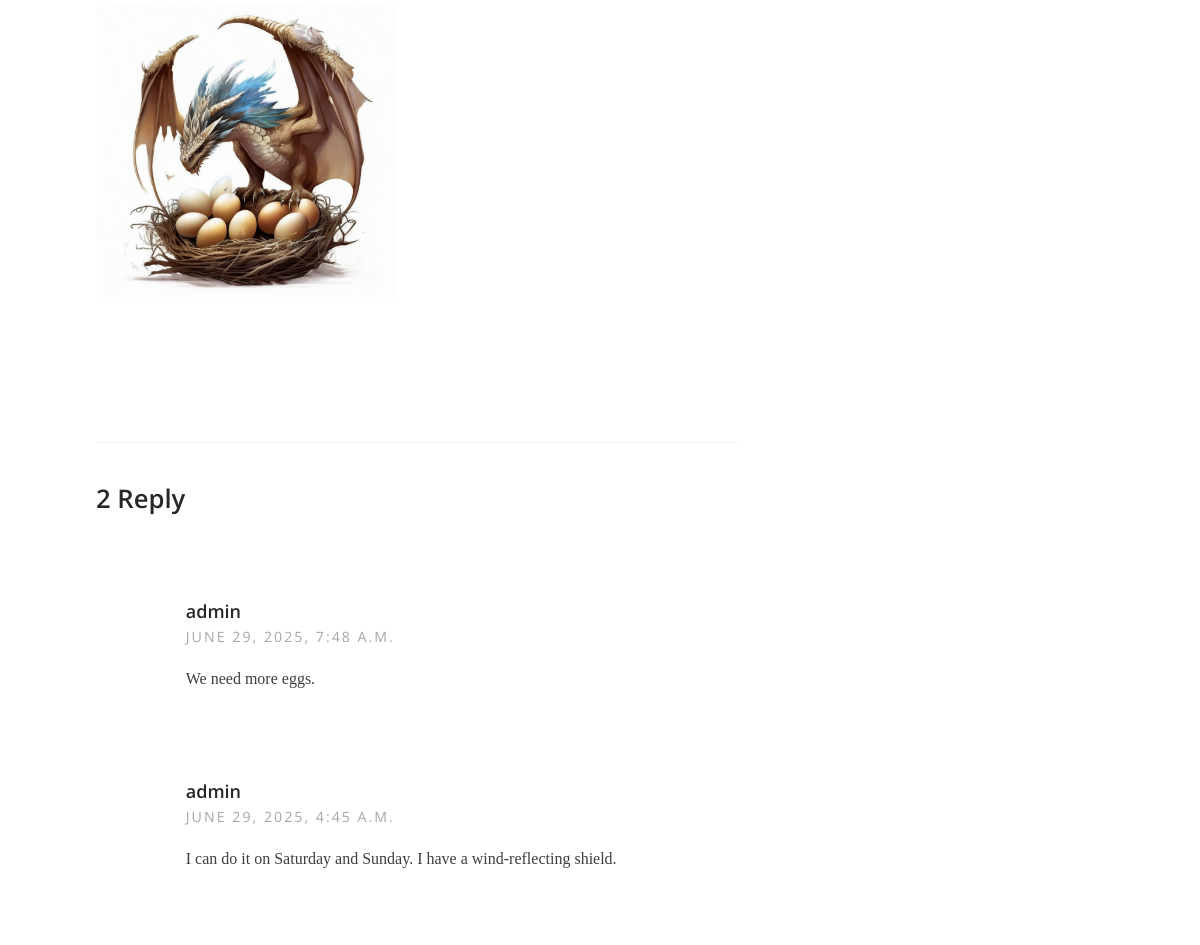
/ad/12/ (middle part), run on an earlier commit of the app's database.
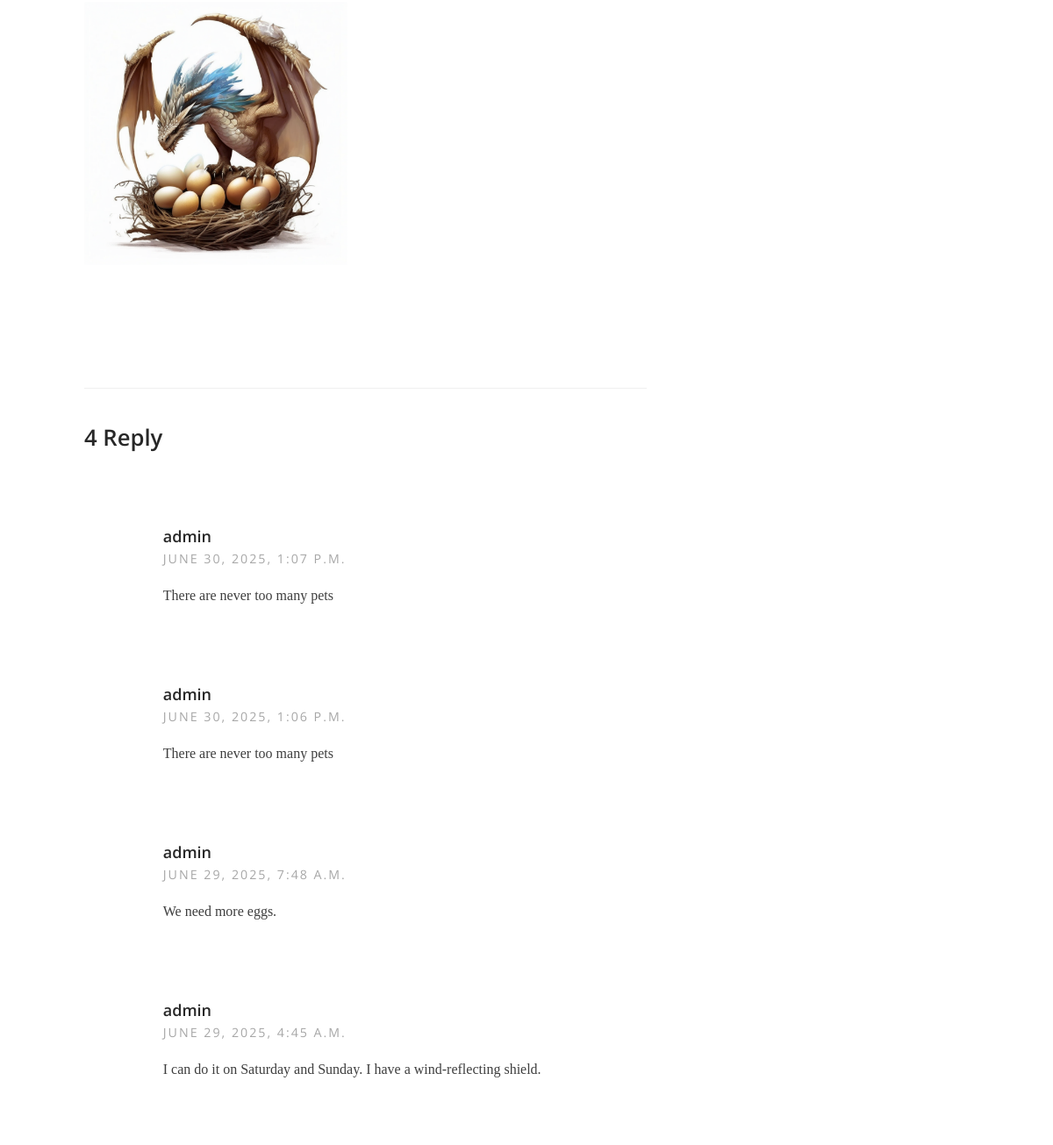
And on a later commit of the database.
### ad/models.py (models this page shows, shortened)
class Advertisement(models.Model):
    user = models.ForeignKey(User, on_delete=models.CASCADE)
    title = models.CharField(max_length=50)
    content = RichTextUploadingField(verbose_name='Content')
    category = models.CharField(choices=ADVERTISEMENT_CATEGORY_CHOICES, default="TK")
    creation_date = models.DateTimeField(auto_now_add=True)
    update_date = models.DateTimeField(auto_now=True)
    class Meta:
        ordering = ['-creation_date']

class Reply(models.Model):
    advertisement = models.ForeignKey(Advertisement, on_delete=models.CASCADE, default=1)
    user = models.ForeignKey(User, on_delete=models.CASCADE)
    content = models.TextField()
    accept = models.BooleanField(default=False)
    creation_date = models.DateTimeField(auto_now_add=True)
    update_date = models.DateTimeField(auto_now=True)
    class Meta:
        ordering = ['-creation_date']

class User(AbstractUser):
    authentication_code = models.IntegerField(null=True, blank=True)
    def __str__(self):
        return self.username

### ad/views.py (the view)
# urls.py: path('ad/<int:pk>/', advertisement_detail, name='ad-detail'),
def advertisement_detail(request, pk):
    ad = get_object_or_404(Advertisement, pk=pk)
    if request.method == 'POST':
        form = ReplyForm(request.POST)
        if form.is_valid():
            reply = form.save(commit=False)
            reply.advertisement = ad
            reply.user = request.user
            reply.save()
            messages.success(request, 'The reply has been created.')
            notify_reply_added(reply.pk)
            return redirect('ad-detail', pk=ad.pk)
    else:
        form = ReplyForm()
    replies = ad.reply_set.all()
    return render(request, 'ad.html', {
        'ad': ad,
        'form': form,
        'replies': replies,
    })

### templates/ad.html (shortened to what this page needs)
<html class="no-js" lang="en">
<head>
    {% load static %}
    <link rel="stylesheet" href="{% static 'css/base.css' %}">
    <link rel="stylesheet" href="{% static 'css/main.css' %}">
</head>
<body id="top" class="ss-single">
    <div class="s-content">
        <div class="row">
            <div id="main" class="s-content__main large-8 column">
                <article class="entry">
                    <div class="entry__content">
                        <p class="lead">
                            {{ ad.content|safe }}
                        </p>
                    </div>
                </article>
                <div class="comments-wrap">
                    <div id="comments">
                        <h3>{{ ad.reply_set.count }} Reply</h3>
                        {% for reply in replies %}
                            <ol class="commentlist">
                                <li class="depth-1 comment">
                                    <div class="comment__content">
                                        <div class="comment__info">
                                            <div class="comment__author">{{ reply.user }}</div>
                                            <div class="comment__meta">
                                                <div class="comment__time">{{ reply.update_date }}</div>
                                            </div>
                                        </div>
                                        <div class="comment__text">
                                            <p>{{ reply.content }}</p>
                                        </div>
                                    </div>
                                </li>
                            </ol>
                        {% endfor %}
                    </div>
                </div>
            </div>
        </div>
    </div>
</body>
</html>

### static/css/base.css (style rules this page uses)
html { line-height: 1.15; -webkit-text-size-adjust: 100%; }
body { margin: 0; }
img { border-style: none; }
html { font-size: 62.5%; -webkit-box-sizing: border-box; box-sizing: border-box; }
*, *::before, *::after { -webkit-box-sizing: inherit; box-sizing: inherit; }
body { font-weight: normal; line-height: 1; word-wrap: break-word; -moz-font-smoothing: grayscale; -moz-osx-font-smoothing: grayscale; -webkit-font-smoothing: antialiased; -webkit-overflow-scrolling: touch; -webkit-text-size-adjust: none; }
svg, img, video embed, iframe, object { max-width: 100%; height: auto; }
div, dl, dt, dd, ul, ol, li, h1, h2, h3, h4, h5, h6, pre, form, p, blockquote, th, td { margin: 0; padding: 0; }
p { font-size: inherit; text-rendering: optimizeLegibility; }
ol, ul { list-style: none; }
li { display: block; }
.row { width: 92%; max-width: 1040px; margin: 0 auto; display: -ms-flexbox; display: -webkit-box; display: flex; -ms-flex-flow: row wrap; -webkit-box-orient: horizontal; -webkit-box-direction: normal; flex-flow: row wrap; }
.column { -ms-flex: 1 1 0%; -webkit-box-flex: 1; flex: 1 1 0%; padding: 0 20px; }
.large-8 { -ms-flex: 0 0 66.66667%; -webkit-box-flex: 0; flex: 0 0 66.66667%; max-width: 66.66667%; }
@media screen and (max-width:1200px) { .column { padding: 0 16px; } }

### static/css/main.css (style rules this page uses)
html { font-size: 10px; }
html, body { height: 100%; }
body { background: #f5f5f5; font-family: "Merriweather", serif; font-size: 1.6rem; font-style: normal; font-weight: normal; line-height: 2; color: #3e3e3e; margin: 0; padding: 0; position: relative; }
h1, h2, h3, h4, h5, h6, .h1, .h2, .h3, .h4, .h5, .h6 { font-family: "Open Sans", sans-serif; font-weight: 600; font-style: normal; color: #272727; -webkit-font-variant-ligatures: common-ligatures; font-variant-ligatures: common-ligatures; text-rendering: optimizeLegibility; }
h1, .h1, h2, .h2, h3, .h3, h4, .h4 { margin-top: 6rem; margin-bottom: 1.6rem; }
h3, .h3 { font-size: 2.563rem; line-height: 1.249; }
p img { margin: 0; }
p.lead { font-family: "Merriweather", serif; font-weight: 300; font-size: 2.025rem; line-height: 1.975; color: #272727; }
ol { list-style: decimal; }
li { display: list-item; }
ol, ul { margin-left: 1.6rem; }
input, textarea, select, pre, blockquote, figure, table, p, ul, ol, dl, form, .video-container, .ss-custom-select { margin-bottom: 3.2rem; }
::placeholder { color: #8c8c8c; }
.s-content { background: #ffffff; padding: 4.4rem 0 3.6rem 0; }
.s-content__main { padding-right: 4.6rem; }
.ss-single .s-content__main { padding-bottom: 8rem; }
@media screen and (max-width:1200px) { .s-content__main { padding-right: 3.6rem; } }
.entry { padding-bottom: 1.2rem; margin-bottom: 3.2rem; }
.comments-wrap { padding: 6.4rem 0 0 0; }
.comments-wrap h3 { margin-top: 0; }
#comments { padding-top: 4rem; padding-bottom: 1.2rem; border-top: 1px solid #efefef; }
#comments ol, #comments ul { list-style: none; }
.commentlist { margin: 6rem 0 5.6rem; padding: 0; }
.commentlist>.comment { position: relative; list-style: none; margin: 0; padding: 2rem 0 0 0; padding-left: 14%; }
.comment__info { position: relative; }
.comment__info .comment__author { font-family: "Open Sans", sans-serif; font-weight: 600; font-size: 1.8rem; line-height: 1.778; font-style: normal; color: #272727; }
.comment__meta { font-family: "Open Sans", sans-serif; font-style: normal; font-size: 1.422rem; line-height: 2rem; letter-spacing: .2rem; text-transform: uppercase; color: #a7a7a7; }
.comment__meta .comment__time, .comment__meta .comment__reply { display: inline-block; }
.comment__meta .comment__time { margin-right: .8rem; }
.comment__text { clear: both; margin: 1.6rem 0 0 0; }

What changed in the data, as far as the page shows it:
computed for Advertisement: reply_set.count "2" → "4"
added Reply: user "admin", update_date "JUNE 30, 2025, 1:07 P.M.", content "There are never too many pets"
added Reply: user "admin", update_date "JUNE 30, 2025, 1:06 P.M.", content "There are never too many pets"
